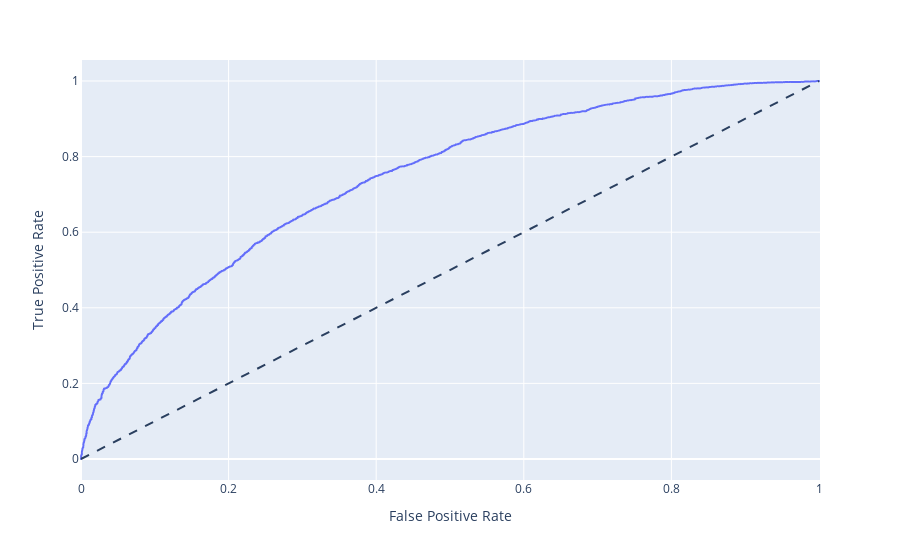

Here is the notebook cell this chart was saved with:
### Code cell
# Visualize ROC curve
fig = px.line(roc_df,y='True Positive Rate',x='False Positive Rate') #facet_col='method',color='method'

#I added the line for random guess 
fig.add_shape(type="line",
              x0=0, 
              y0=0, 
              x1=1, 
              y1=1,
             line_dash='dash')

fig

### Figure 1 — Plotly figure (JSON) as saved in the notebook; plotly's stock layout.template omitted (floating-point values rounded to 4 significant figures; data arrays with more than 128 entries replaced by an {"elided": "..."} marker saying what was removed)
{"data": [{"hovertemplate": "False Positive Rate=%{x}<br>True Positive Rate=%{y}<extra></extra>", "legendgroup": "", "line": {"color": "#636efa", "dash": "solid"}, "marker": {"symbol": "circle"}, "mode": "lines", "name": "", "showlegend": false, "type": "scattergl", "x": {"elided": "3195 float values"}, "xaxis": "x", "y": {"elided": "3195 float values"}, "yaxis": "y"}], "layout": {"autosize": true, "legend": {"tracegroupgap": 0}, "margin": {"t": 60}, "shapes": [{"line": {"dash": "dash"}, "type": "line", "x0": 0, "x1": 1, "y0": 0, "y1": 1}], "xaxis": {"anchor": "y", "autorange": true, "domain": [0, 1], "range": [-0.0009443, 1.001], "title": {"text": "False Positive Rate"}, "type": "linear"}, "yaxis": {"anchor": "x", "autorange": true, "domain": [0, 1], "range": [-0.05556, 1.056], "title": {"text": "True Positive Rate"}, "type": "linear"}}}
